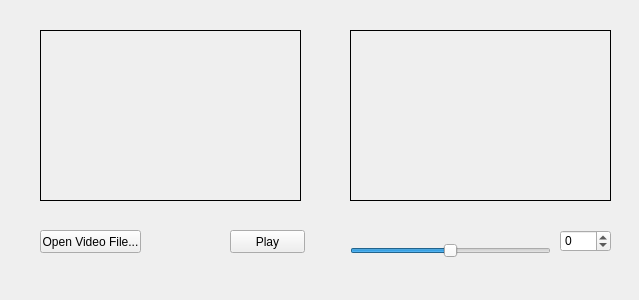
<?xml version="1.0" encoding="UTF-8"?>
<ui version="4.0">
 <class>VideoPlayer</class>
 <widget class="QMainWindow" name="VideoPlayer">
  <property name="geometry">
   <rect>
    <x>0</x>
    <y>0</y>
    <width>639</width>
    <height>300</height>
   </rect>
  </property>
  <property name="windowTitle">
   <string>VideoPlayer</string>
  </property>
  <widget class="QWidget" name="centralWidget">
   <widget class="VideoWidget" name="inputFrame">
    <property name="geometry">
     <rect>
      <x>40</x>
      <y>30</y>
      <width>261</width>
      <height>171</height>
     </rect>
    </property>
    <property name="frameShape">
     <enum>QFrame::Box</enum>
    </property>
    <property name="text">
     <string/>
    </property>
    <property name="scaledContents">
     <bool>false</bool>
    </property>
    <property name="alignment">
     <set>Qt::AlignCenter</set>
    </property>
   </widget>
   <widget class="QPushButton" name="openVideoFileButton">
    <property name="geometry">
     <rect>
      <x>40</x>
      <y>230</y>
      <width>101</width>
      <height>23</height>
     </rect>
    </property>
    <property name="text">
     <string>Open Video File...</string>
    </property>
   </widget>
   <widget class="QPushButton" name="playButton">
    <property name="geometry">
     <rect>
      <x>230</x>
      <y>230</y>
      <width>75</width>
      <height>23</height>
     </rect>
    </property>
    <property name="text">
     <string>Play</string>
    </property>
   </widget>
   <widget class="QSlider" name="brightnessSlider">
    <property name="geometry">
     <rect>
      <x>350</x>
      <y>240</y>
      <width>201</width>
      <height>21</height>
     </rect>
    </property>
    <property name="minimum">
     <number>-100</number>
    </property>
    <property name="maximum">
     <number>100</number>
    </property>
    <property name="orientation">
     <enum>Qt::Horizontal</enum>
    </property>
   </widget>
   <widget class="VideoWidget" name="processedFrame">
    <property name="geometry">
     <rect>
      <x>350</x>
      <y>30</y>
      <width>261</width>
      <height>171</height>
     </rect>
    </property>
    <property name="frameShape">
     <enum>QFrame::Box</enum>
    </property>
    <property name="text">
     <string/>
    </property>
    <property name="alignment">
     <set>Qt::AlignCenter</set>
    </property>
   </widget>
   <widget class="QSpinBox" name="spinBox">
    <property name="geometry">
     <rect>
      <x>560</x>
      <y>230</y>
      <width>51</width>
      <height>22</height>
     </rect>
    </property>
    <property name="minimum">
     <number>-100</number>
    </property>
    <property name="maximum">
     <number>100</number>
    </property>
   </widget>
  </widget>
 </widget>
 <layoutdefault spacing="6" margin="11"/>
 <customwidgets>
  <customwidget>
   <class>VideoWidget</class>
   <extends>QLabel</extends>
   <header>videowidget.h</header>
  </customwidget>
 </customwidgets>
 <resources/>
 <connections>
  <connection>
   <sender>brightnessSlider</sender>
   <signal>valueChanged(int)</signal>
   <receiver>spinBox</receiver>
   <slot>setValue(int)</slot>
   <hints>
    <hint type="sourcelabel">
     <x>387</x>
     <y>245</y>
    </hint>
    <hint type="destinationlabel">
     <x>552</x>
     <y>244</y>
    </hint>
   </hints>
  </connection>
  <connection>
   <sender>spinBox</sender>
   <signal>valueChanged(int)</signal>
   <receiver>brightnessSlider</receiver>
   <slot>setValue(int)</slot>
   <hints>
    <hint type="sourcelabel">
     <x>539</x>
     <y>232</y>
    </hint>
    <hint type="destinationlabel">
     <x>401</x>
     <y>246</y>
    </hint>
   </hints>
  </connection>
 </connections>
</ui>
